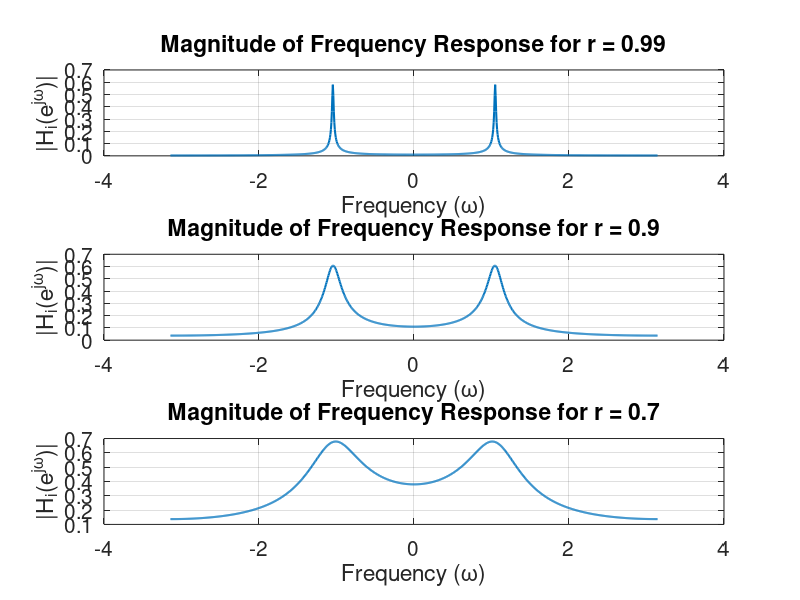

This chart was generated by the following MATLAB code: (Note: this script raises an error after producing the figure.)
% Parameters
theta = pi / 3;     
r_values = [0.99, 0.9, 0.7]; 

% Frequency vector for plotting
w = linspace(-pi, pi, 1000);
figure;

for i = 1:length(r_values)
    r = r_values(i);
    
    H_i = (1 - r) ./ (1 - 2 * r * cos(theta) * exp(-1j * w) + r^2 * exp(-2j * w));
    H_i_mag = abs(H_i);
    
    subplot(3, 1, i);
    plot(w, H_i_mag, 'LineWidth', 1.5);
    title(['Magnitude of Frequency Response for r = ', num2str(r)]);
    xlabel('Frequency (\omega)');
    ylabel('|H_i(e^{j\omega})|');
    set(gca, 'FontSize', 15);
    grid on;
end

sgtitle('Sujay Vivek 22EE30029');
